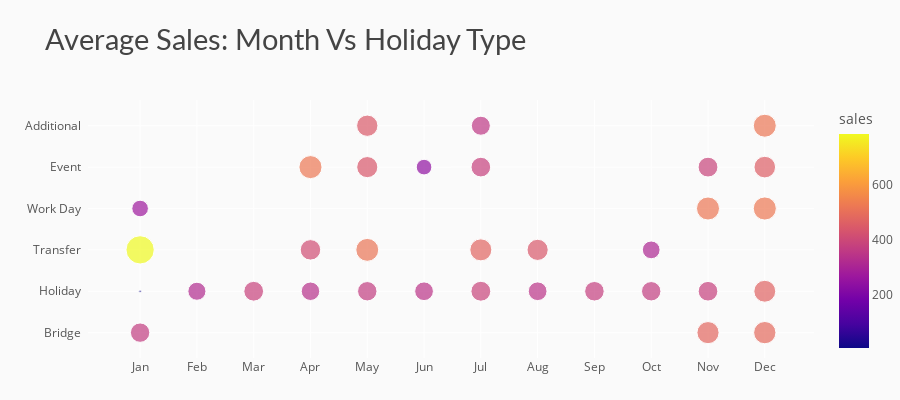

Notebook code for this chart:
### Code cell
# Average sale by holiday type
df_m_ht = train1.groupby(['month','holiday_type']).agg({"sales" : "mean"}).reset_index()
df_m_ht['sales'] = round(df_m_ht['sales'], 2)

# chart
fig = px.scatter(df_m_ht, x='month', color='sales', y='holiday_type', size='sales',
                 color_discrete_sequence=px.colors.qualitative.D3,
                 title="Average Sales: Month Vs Holiday Type")
# styling
fig.update_yaxes(ticksuffix='  ')
fig.update_xaxes(tickmode = 'array', tickvals=[i for i in range(1,13)], 
                 ticktext=['Jan','Feb','Mar','Apr','May','Jun','Jul','Aug','Sep','Oct','Nov','Dec'])
fig.update_layout(height=400, xaxis_title='', yaxis_title='',
                  margin=dict(b=0),
                  plot_bgcolor='#fafafa', paper_bgcolor='#fafafa',
                  title_font=dict(size=29, color='#444', family="Lato, sans-serif"),
                  font=dict(color='#555'), 
                  hoverlabel=dict(bgcolor="#f2f2f2", font_size=13, font_family="Lato, sans-serif"))
fig.show()

### Figure 1 — Plotly figure (JSON) as saved in the notebook; plotly's stock layout.template omitted (floating-point values rounded to 4 significant figures)
{"data": [{"hovertemplate": "month=%{x}<br>holiday_type=%{y}<br>sales=%{marker.color}<extra></extra>", "legendgroup": "", "marker": {"color": [369.1, 5.88, 786.9, 271.3, 320.5, 383.9, 523.3, 336.4, 413.6, 447.1, 439.8, 370.4, 515.5, 240.7, 344.5, 356.0, 381.2, 388.7, 475.8, 345.4, 441.1, 375.2, 369.9, 310.1, 481.7, 388.0, 380.4, 521.8, 518.4, 489.4, 458.7, 471.6, 525], "coloraxis": "coloraxis", "size": [369.1, 5.88, 786.9, 271.3, 320.5, 383.9, 523.3, 336.4, 413.6, 447.1, 439.8, 370.4, 515.5, 240.7, 344.5, 356.0, 381.2, 388.7, 475.8, 345.4, 441.1, 375.2, 369.9, 310.1, 481.7, 388.0, 380.4, 521.8, 518.4, 489.4, 458.7, 471.6, 525], "sizemode": "area", "sizeref": 1.967, "symbol": "circle"}, "mode": "markers", "name": "", "orientation": "h", "showlegend": false, "type": "scatter", "x": [1, 1, 1, 1, 2, 3, 4, 4, 4, 5, 5, 5, 5, 6, 6, 7, 7, 7, 7, 8, 8, 9, 10, 10, 11, 11, 11, 11, 12, 12, 12, 12, 12], "xaxis": "x", "y": ["Bridge", "Holiday", "Transfer", "Work Day", "Holiday", "Holiday", "Event", "Holiday", "Transfer", "Additional", "Event", "Holiday", "Transfer", "Event", "Holiday", "Additional", "Event", "Holiday", "Transfer", "Holiday", "Transfer", "Holiday", "Holiday", "Transfer", "Bridge", "Event", "Holiday", "Work Day", "Additional", "Bridge", "Event", "Holiday", "Work Day"], "yaxis": "y"}], "layout": {"coloraxis": {"colorbar": {"title": {"text": "sales"}}, "colorscale": [[0, "#0d0887"], [0.1111, "#46039f"], [0.2222, "#7201a8"], [0.3333, "#9c179e"], [0.4444, "#bd3786"], [0.5556, "#d8576b"], [0.6667, "#ed7953"], [0.7778, "#fb9f3a"], [0.8889, "#fdca26"], [1, "#f0f921"]]}, "font": {"color": "#555"}, "height": 400, "hoverlabel": {"bgcolor": "#f2f2f2", "font": {"family": "Lato, sans-serif", "size": 13}}, "legend": {"itemsizing": "constant", "tracegroupgap": 0}, "margin": {"b": 0}, "paper_bgcolor": "#fafafa", "plot_bgcolor": "#fafafa", "title": {"font": {"color": "#444", "family": "Lato, sans-serif", "size": 29}, "text": "Average Sales: Month Vs Holiday Type"}, "xaxis": {"anchor": "y", "domain": [0, 1], "tickmode": "array", "ticktext": ["Jan", "Feb", "Mar", "Apr", "May", "Jun", "Jul", "Aug", "Sep", "Oct", "Nov", "Dec"], "tickvals": [1, 2, 3, 4, 5, 6, 7, 8, 9, 10, 11, 12], "title": {"text": ""}}, "yaxis": {"anchor": "x", "domain": [0, 1], "ticksuffix": "  ", "title": {"text": ""}}}}
